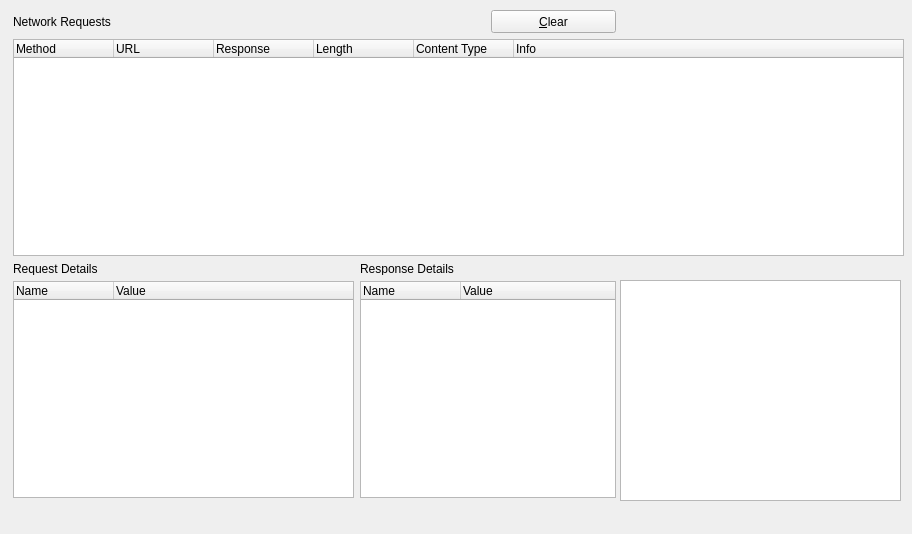
<?xml version="1.0" encoding="UTF-8"?>
<ui version="4.0">
 <class>NetworkAccessViewer</class>
 <widget class="QWidget" name="NetworkAccessViewer">
  <property name="geometry">
   <rect>
    <x>0</x>
    <y>0</y>
    <width>912</width>
    <height>534</height>
   </rect>
  </property>
  <property name="windowTitle">
   <string>NetworkAccessViewer</string>
  </property>
  <widget class="QTreeWidget" name="responseDetails">
   <property name="geometry">
    <rect>
     <x>360</x>
     <y>281</y>
     <width>256</width>
     <height>217</height>
    </rect>
   </property>
   <column>
    <property name="text">
     <string>Name</string>
    </property>
   </column>
   <column>
    <property name="text">
     <string>Value</string>
    </property>
   </column>
  </widget>
  <widget class="QTreeWidget" name="requestDetails">
   <property name="geometry">
    <rect>
     <x>13</x>
     <y>281</y>
     <width>341</width>
     <height>217</height>
    </rect>
   </property>
   <column>
    <property name="text">
     <string>Name</string>
    </property>
   </column>
   <column>
    <property name="text">
     <string>Value</string>
    </property>
   </column>
  </widget>
  <widget class="QLabel" name="label_2">
   <property name="geometry">
    <rect>
     <x>13</x>
     <y>262</y>
     <width>341</width>
     <height>13</height>
    </rect>
   </property>
   <property name="text">
    <string>Request Details</string>
   </property>
  </widget>
  <widget class="QLabel" name="label">
   <property name="geometry">
    <rect>
     <x>13</x>
     <y>10</y>
     <width>341</width>
     <height>23</height>
    </rect>
   </property>
   <property name="text">
    <string>Network Requests</string>
   </property>
  </widget>
  <widget class="QTreeWidget" name="requestList">
   <property name="geometry">
    <rect>
     <x>13</x>
     <y>39</y>
     <width>891</width>
     <height>217</height>
    </rect>
   </property>
   <property name="alternatingRowColors">
    <bool>true</bool>
   </property>
   <property name="rootIsDecorated">
    <bool>false</bool>
   </property>
   <column>
    <property name="text">
     <string>Method</string>
    </property>
   </column>
   <column>
    <property name="text">
     <string>URL</string>
    </property>
   </column>
   <column>
    <property name="text">
     <string>Response</string>
    </property>
   </column>
   <column>
    <property name="text">
     <string>Length</string>
    </property>
   </column>
   <column>
    <property name="text">
     <string>Content Type</string>
    </property>
   </column>
   <column>
    <property name="text">
     <string>Info</string>
    </property>
   </column>
  </widget>
  <widget class="QPushButton" name="clearButton">
   <property name="geometry">
    <rect>
     <x>491</x>
     <y>10</y>
     <width>125</width>
     <height>23</height>
    </rect>
   </property>
   <property name="text">
    <string>&amp;Clear</string>
   </property>
  </widget>
  <widget class="QLabel" name="label_3">
   <property name="geometry">
    <rect>
     <x>360</x>
     <y>262</y>
     <width>125</width>
     <height>13</height>
    </rect>
   </property>
   <property name="text">
    <string>Response Details</string>
   </property>
  </widget>
  <widget class="QPlainTextEdit" name="textEditResponseData">
   <property name="geometry">
    <rect>
     <x>620</x>
     <y>280</y>
     <width>281</width>
     <height>221</height>
    </rect>
   </property>
  </widget>
 </widget>
 <layoutdefault spacing="6" margin="11"/>
 <resources/>
 <connections/>
</ui>
